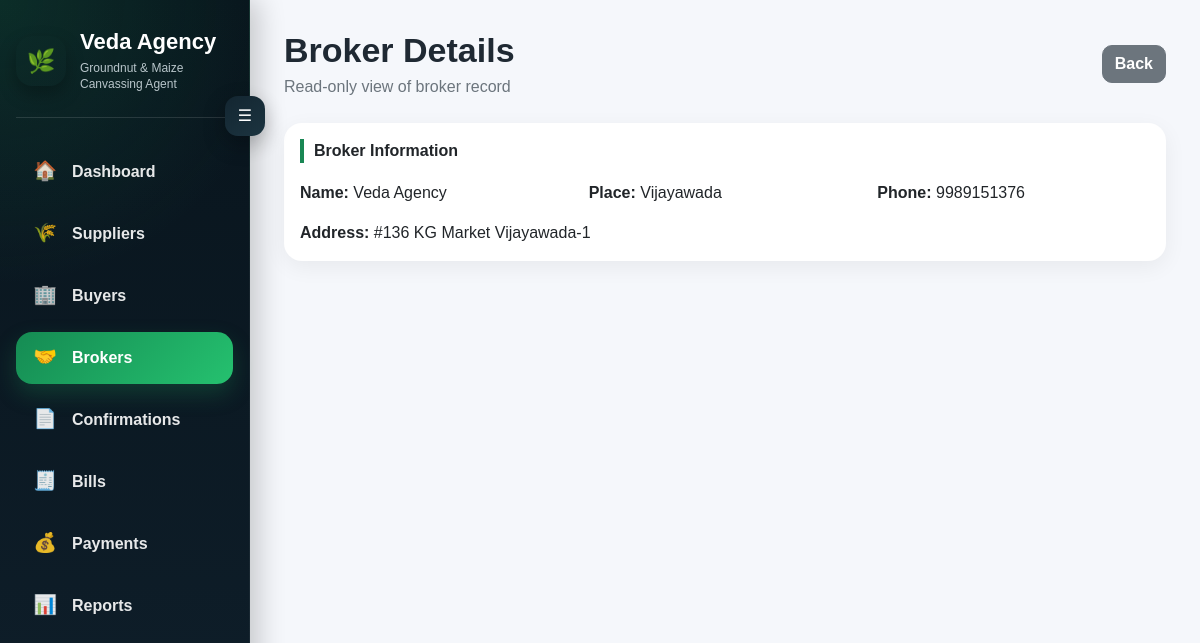
/broker/2/view/, run on the app's committed database.
### transactions/models.py (models this page shows, shortened)
class Broker(models.Model):
    name = models.CharField(max_length=100)
    address = models.TextField(blank=True)
    place = models.CharField(max_length=100, blank=True)
    phone_no = models.CharField(max_length=20, blank=True)
    zipcode = models.CharField(max_length=20, blank=True, null=True)

### transactions/views.py (the view)
# urls.py: path("broker/<int:broker_id>/view/", views.view_broker, name="view_broker"),
def view_broker(request, broker_id):
    broker = get_object_or_404(Broker, id=broker_id)
    return render(request, "transactions/view_broker.html", {
        "broker": broker
    })

### transactions/templates/transactions/view_broker.html (shortened to what this page needs)
{% extends "transactions/base.html" %}
{% block content %}
<div class="d-flex justify-content-between align-items-center mb-4">
    <div>
        <h1 class="page-title">Broker Details</h1>
        <p class="page-subtitle">Read-only view of broker record</p>
    </div>
    <a href="/brokers/" class="btn btn-secondary">Back</a>
</div>
<div class="card mb-4">
    <div class="card-body">
        <div class="section-title">Broker Information</div>
        <div class="row g-3">
            <div class="col-md-4"><strong>Name:</strong> {{ broker.name }}</div>
            <div class="col-md-4"><strong>Place:</strong> {{ broker.place }}</div>
            <div class="col-md-4"><strong>Phone:</strong> {{ broker.phone_no }}</div>
            <div class="col-md-12"><strong>Address:</strong> {{ broker.address }}</div>
        </div>
    </div>
</div>
{% endblock %}

### transactions/templates/transactions/base.html (style rules this page uses)
* { -webkit-font-smoothing: antialiased; -moz-osx-font-smoothing: grayscale; }
:root { --sidebar-open: 250px; --sidebar-closed: 78px; --green: #198754; --dark-1: #08141c; --dark-2: #0f1f2b; }
body { margin: 0; background: #f5f7fb; font-family: Arial, sans-serif; }
.page-title { font-size: 34px; font-weight: 900; margin-bottom: 4px; color: #1f2933; }
.page-subtitle { color: #6c757d; font-size: 16px; margin-bottom: 0; }
.card { border: 0; border-radius: 18px; box-shadow: 0 6px 22px rgba(0,0,0,0.06); }
.section-title { font-weight: 800; font-size: 1rem; margin-bottom: 18px; color: #212529; border-left: 4px solid var(--green); padding-left: 10px; }
.btn { border-radius: 10px; font-weight: 600; }

### data on the page
Broker: name "Veda Agency", place "Vijayawada", phone_no "9989151376", address "#136 KG Market Vijayawada-1"
